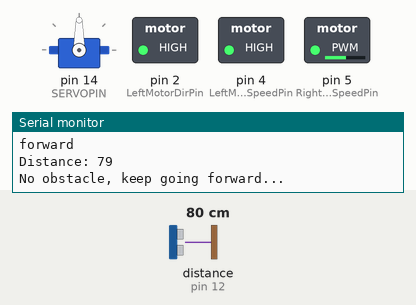
The sketch below on a simulated Arduino Uno, built with avr-gcc and run on an emulated ATmega328P. Parts: servo, switched loads named in the sketch (green lamp = pin HIGH), the last lines printed to the serial monitor. Wiring (inferred from the names in the program): ultrasonic range finder: trigger pin 13; echo pin 12. Dashed ring = blinking. Inputs (shaded band) come from the test bench; at power-on: distance to the obstacle (sensor on pin 12) 80 cm. The echo pulse lasts 58.3 µs per cm; pins used as bus, display or sensor lines are not drawn.

Above: at 1.2 s.
1.3 s: distance to the obstacle (sensor on pin 12) set to 33 cm
2.8 s: distance to the obstacle (sensor on pin 12) set to 28 cm
At 3.7 s:
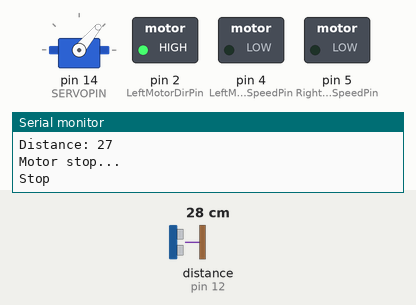
5.8 s: distance to the obstacle (sensor on pin 12) set to 60 cm
At 6.89 s:
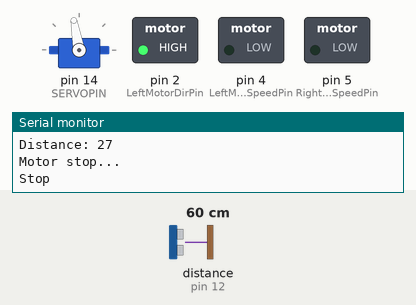
8.5 s: distance to the obstacle (sensor on pin 12) set to 2 cm
At 9.4 s:
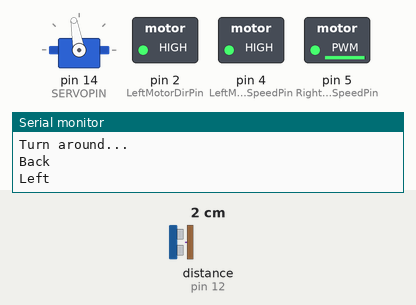
11.5 s: distance to the obstacle (sensor on pin 12) set to 9 cm
14.5 s: distance to the obstacle (sensor on pin 12) set to 12 cm
At 16.5 s:
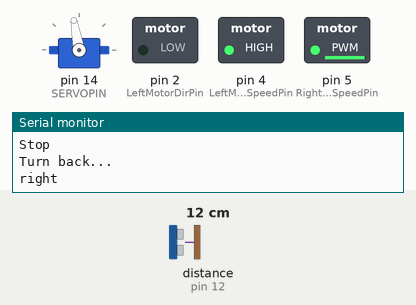
Timing chart, 0 to 18.5 s (numbered marks = the images above; inputs shaded):
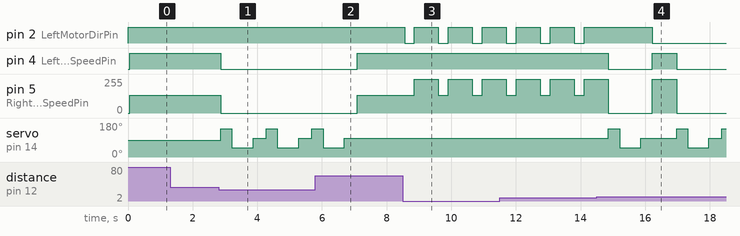

The sketch:

Robot_Car.ino
```cpp
#include <Servo.h>

//Latest working code for working Obstacle avoidance robot car
//Vikas Borate

//Multiple serial prints are used for debugging to see if motor rotates wheels correctly and servo motor detects distance croeectly etc

// setup servo
#define SERVORIGHT   50
#define SERVOCENTRE  100
#define SERVOLEFT    150
#define SERVOPIN     14
#define TRIGPIN      13    // pin no. 13  is D7 ESP8266
#define ECHOPIN      12    // pin no. 15  is D8 ESP8266


#define RightMotorSpeedPin 5
#define RightMotorDirPin   0
#define LeftMotorSpeedPin  4
#define LeftMotorDirPin    2

int Speed = 900;  // max 1024
int TSpeed = 1020;  //Turning Speed
Servo servo;


void stoped()
{
  //Apply speed zero for stopping motors

    analogWrite(RightMotorSpeedPin, 0);
    analogWrite(LeftMotorSpeedPin, 0);
    Serial.println("Stop");
}

void forward()
{
    analogWrite(RightMotorSpeedPin, Speed);
    analogWrite(LeftMotorSpeedPin, Speed);
    digitalWrite(RightMotorDirPin, HIGH);
    digitalWrite(LeftMotorDirPin, HIGH);
    Serial.println("forward");
}

void back()
{
    analogWrite(RightMotorSpeedPin, Speed);
    analogWrite(LeftMotorSpeedPin, Speed);
    digitalWrite(RightMotorDirPin, LOW);
    digitalWrite(LeftMotorDirPin, LOW);
    Serial.println("Back");
}

void left()
{
    analogWrite(RightMotorSpeedPin, TSpeed);
    analogWrite(LeftMotorSpeedPin, TSpeed);
    digitalWrite(RightMotorDirPin, LOW);
    digitalWrite(LeftMotorDirPin, HIGH);
    Serial.println("Left");
}

void right()
{
    analogWrite(RightMotorSpeedPin, TSpeed);
    analogWrite(LeftMotorSpeedPin, TSpeed);
    digitalWrite(RightMotorDirPin, HIGH);
    digitalWrite(LeftMotorDirPin, LOW);
    Serial.println("right");
}

int stopCount = 0;

int ping()
{
    // pause for 50ms between scans
    delay(50);

    // send ping
    digitalWrite(TRIGPIN, LOW);
    delayMicroseconds(2);
    digitalWrite(TRIGPIN, HIGH);
    delayMicroseconds(10);
    digitalWrite(TRIGPIN, LOW);

    // read echo
    long duration = pulseIn(ECHOPIN, HIGH);

    // convert distance to cm
    unsigned int centimetres = int(duration / 2 / 29.1);

    return centimetres;
}

char scan()
{
    // ping times in microseconds
    unsigned int left_scan, centre_scan, right_scan;
    char choice;

    // scan left
    servo.write(SERVOLEFT);
    delay(300);
    left_scan = ping();

    // scan right
    servo.write(SERVORIGHT);
    delay(600);
    right_scan = ping();

    // scan straight ahead
    servo.write(SERVOCENTRE);
    delay(300);
    centre_scan = ping();

    if (left_scan>right_scan && left_scan>centre_scan)
    {
        choice = 'L';
    }
    else if (right_scan>left_scan && right_scan>centre_scan)
    {
        choice = 'R';
    }
    else {
      choice = 'C';
    }

    return choice;
}

void setup() {
  // put your setup code here, to run once:
   Serial.begin(9600);
    Serial.println("Obstacle Avoiding Car v1.0");
    // set the servo data pin
    servo.attach(SERVOPIN);

    pinMode(RightMotorSpeedPin, OUTPUT);
    pinMode(LeftMotorSpeedPin, OUTPUT);
    pinMode(RightMotorDirPin, OUTPUT);
    pinMode(LeftMotorDirPin, OUTPUT);
    digitalWrite(RightMotorSpeedPin, LOW);
    digitalWrite(LeftMotorSpeedPin, LOW);
    digitalWrite(RightMotorDirPin, HIGH);
    digitalWrite(LeftMotorDirPin, HIGH);
    // set the trig pin to output (send sound waves)
    pinMode(TRIGPIN, OUTPUT);

    // set the echo pin to input (receive sound waves)
    pinMode(ECHOPIN, INPUT);
}

void loop() {
  // put your main code here, to run repeatedly:
    // get distance from obstacle straight ahead
    unsigned int distance = ping();
    Serial.print("Distance: "); Serial.println(distance);
    if (distance < 30 && distance > 0)
    {
        if (distance < 10)
        {
            // turn around
            Serial.println("Turn around...");
           // display.drawString(10, 40, "Turn around...") ;
            back();
            delay(300);
            left();
            delay(700);
        }
        else
        {
            // stop both motors
            Serial.println("Motor stop...");
            stoped();

            // scan for obstacles
            char turn_direction = scan();

            // turn left/right or ignore and go straight
            if (turn_direction == 'L')
            {
              Serial.println("Turn left...");
                left();
                delay(500);
            }
            else if (turn_direction == 'R')
            {
              Serial.println("Turn right...");
                right();
                delay(500);
            }
            else if (turn_direction == 'C')
            {
              stopCount++;
              if(stopCount > 3){
                stopCount = 0;
                Serial.println("Turn back...");
                right();
                delay(700);
              }

            }
        }
    }
    else
    {
        // no obstacle, keep going forward
        Serial.println("No obstacle, keep going forward...");
        forward();
    }
}
```

Measured:
- the behaviour switches between 31 and 30 cm on distance to the obstacle (sensor on pin 12) (found by bisection; images 0 and 1)
- the behaviour switches between 10 and 11 cm on distance to the obstacle (sensor on pin 12) (found by bisection; images 3 and 4)
- after the input at 2.8 s, pin 4 (LeftMotorSpeedPin): HIGH → LOW after 0.06 s; pin 5 (RightMotorSpeedPin): 132/255 → 0/255 after 0.06 s; servo on pin 14 (SERVOPIN): 90° → 150° after 0.06 s, → 50° 0.35 s later, → 100° 0.65 s later, → 150° 0.40 s later, … (7 changes in this stretch)
- after the input at 5.8 s, pin 2 (LeftMotorDirPin): stays HIGH (without the input it goes to LOW after 2.6 s); pin 4 (LeftMotorSpeedPin): LOW → HIGH after 1.3 s instead of 2.6 s; pin 5 (RightMotorSpeedPin): 0/255 → 132/255 after 1.3 s; servo on pin 14 (SERVOPIN): goes on until 6.7 s, then stays 100°
- after the input at 8.5 s, pin 2 (LeftMotorDirPin): alternates HIGH for 0.75 s and LOW for 0.30 s, starting after 0.05 s; pin 5 (RightMotorSpeedPin): alternates 252/255 for 0.75 s and 132/255 for 0.30 s, starting after 0.35 s
- after the input at 14.5 s, pin 4 (LeftMotorSpeedPin): HIGH → LOW after 0.36 s, → HIGH 1.4 s later, → LOW 0.75 s later; servo on pin 14 (SERVOPIN): 100° → 150° after 0.36 s, → 50° 0.35 s later, → 100° 0.65 s later, → 150° 1.1 s later, … (7 changes in this stretch)
